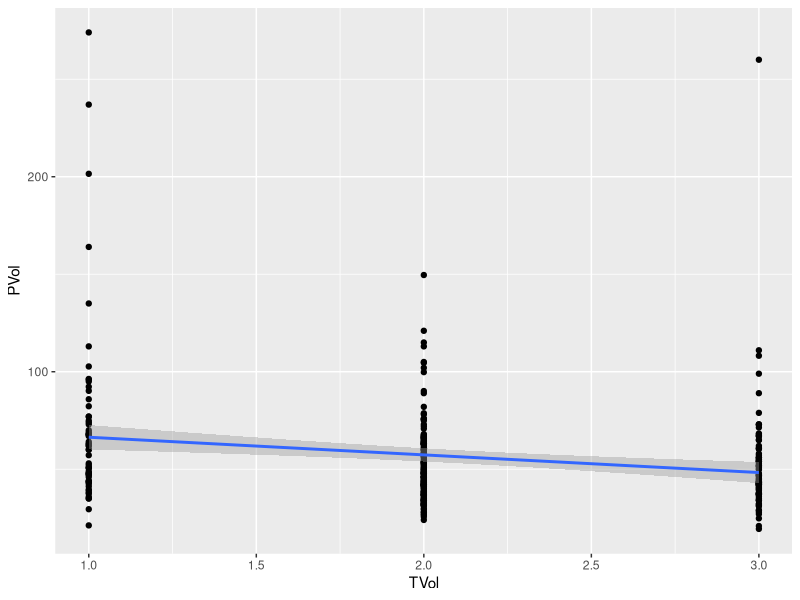
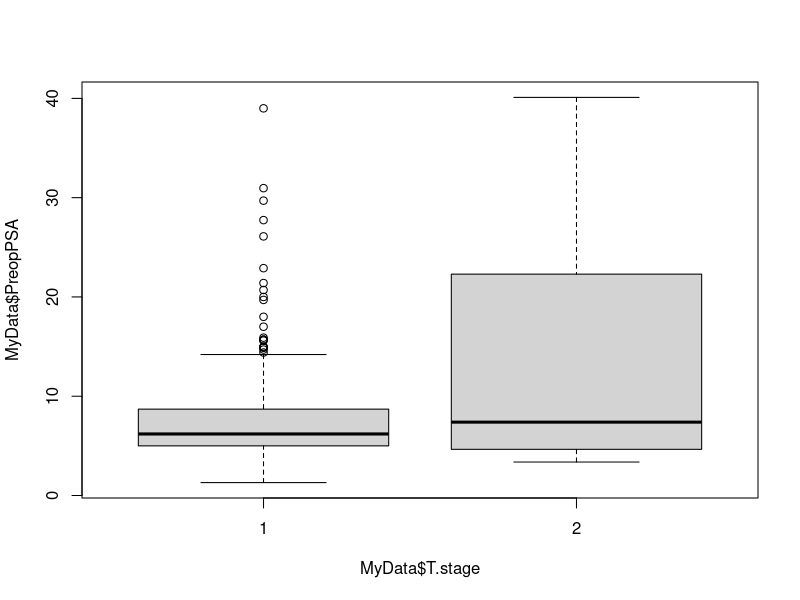
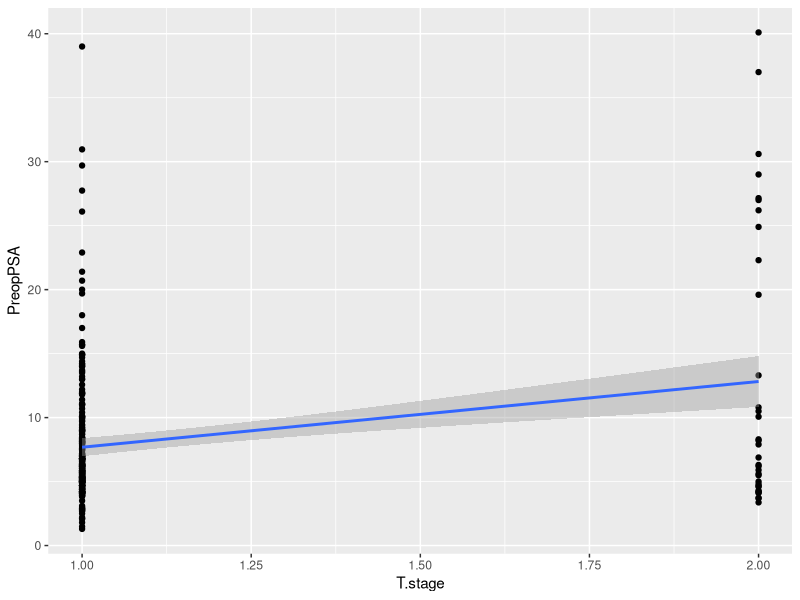
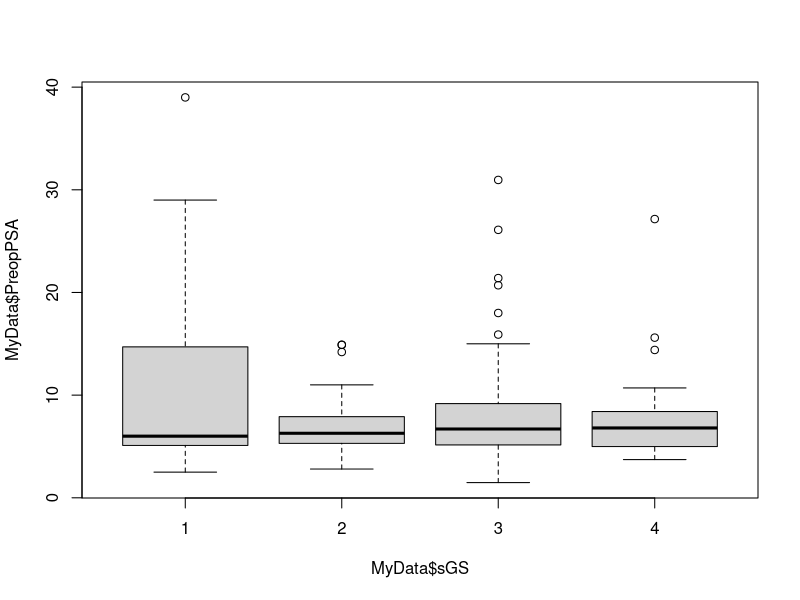
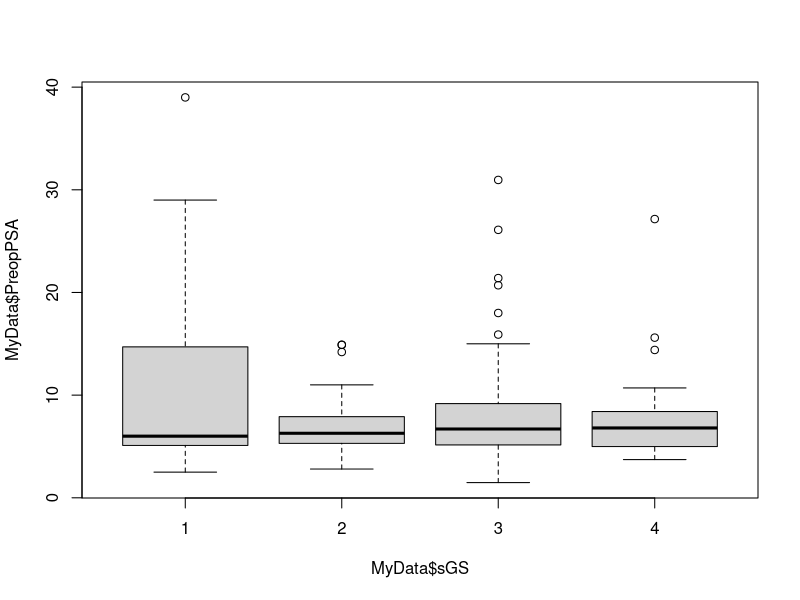
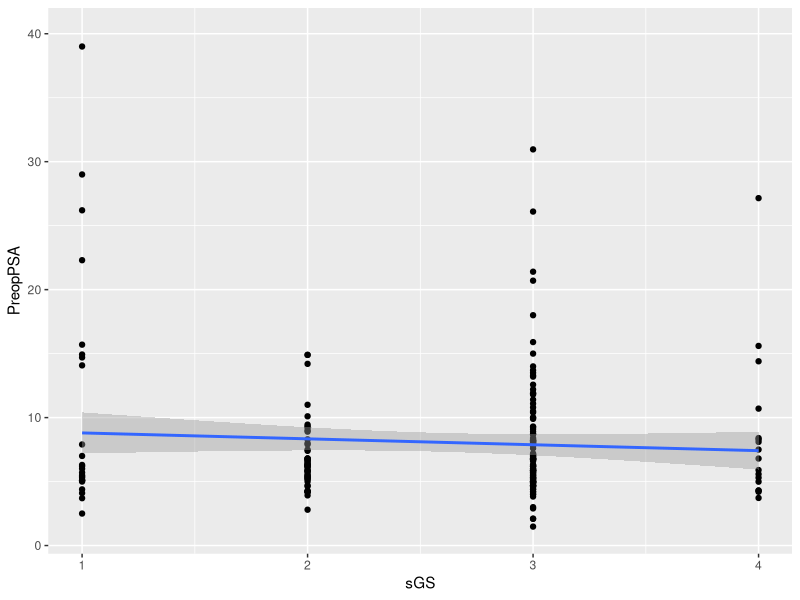
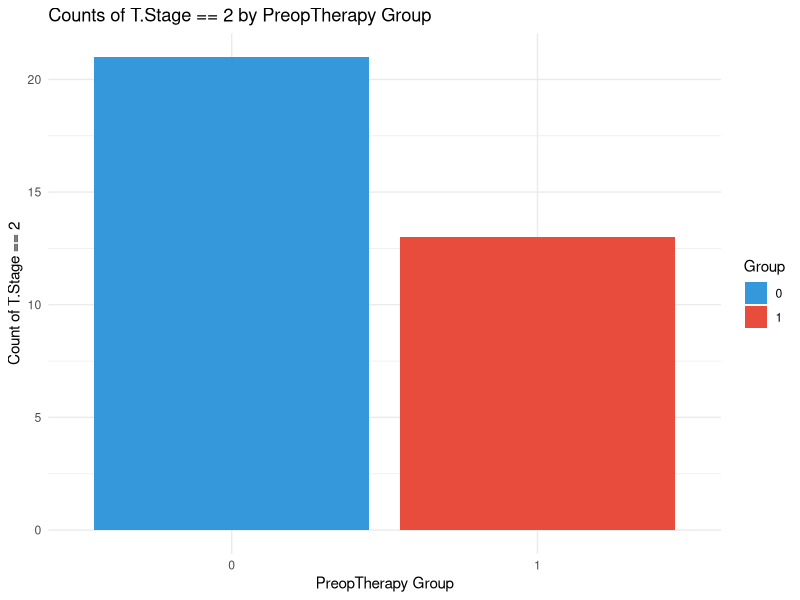
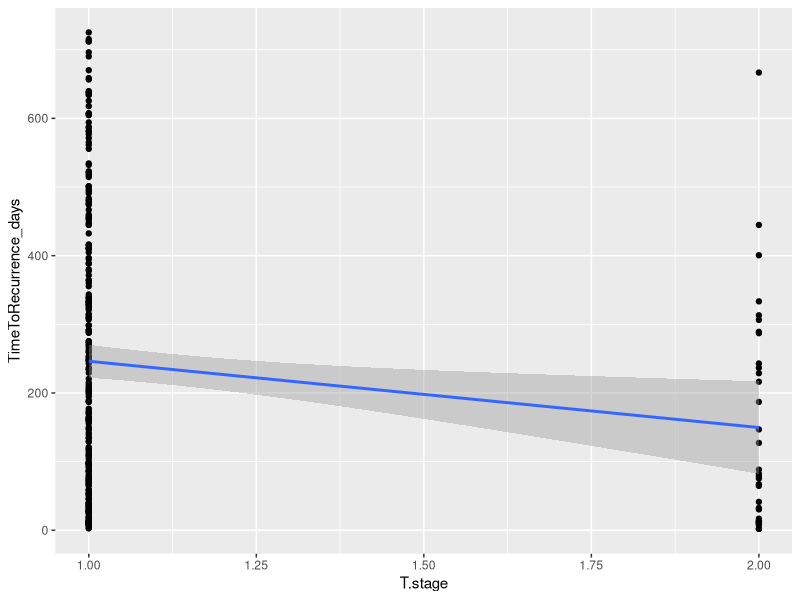

Recreate these plots in R, in order.
#----GROUP 3-------------------------####
# Date:  2024-09-11      
# Author:  The members of GROUP 3     
# Filename: Creating_Plots.R    
# Description:  Creatig Plots
#               
#               
# Project: Exam
#-------------------------------------------###

## Importing data and libraries----
# Importing relevant packages
library(tidyverse)
library(here)
library(readxl)
library(dplyr)
library (patchwork)
library(ggplot2)

# Reading the file
MyData<-read.delim(here("DATA","tidy_adjust_exam_dataset.txt"))

# Getting an overview
glimpse(MyData)


# 4. Day 7: Create plots that would help answer these questions:


#- Are there any correlated measurements? ----

#  - Is there a relation between the `PVol` and `TVol` variables? ----
# Regression: viewing the data: hos does the regression line look like
MyData %>% 
  ggplot(aes(x = TVol, y = PVol)) +
  geom_point() + 
  geom_smooth(method = "lm")

# Calculate correlation and handle NA values by excluding them
correlation <- cor(MyData$PVol, MyData$TVol, use = "complete.obs")
print(correlation) # There is a negative correlation between PVol and TVol of -0,21, meaning that for every 1 TVol increases, PVol decreses with 0.21

#73 Does the distribution of `PreopPSA` depend on `T.Stage`?  HG!
  
  # T-test to find out if there is a significant differece
  t.test(MyData$PreopPSA~MyData$T.stage) %>%  
  broom::tidy() # Table showing there is a statistically significant. P-value 0,01

# Visulalizes by boxplot  
boxplot(MyData$PreopPSA~MyData$T.stage)

#  Visualizes with ggplot og linear regression. 
# Er det hensiktsmessig når dte bare foreligger 2 punkter ?  
MyData %>% 
  ggplot(aes(x = T.stage, y = PreopPSA)) +
  geom_point() + 
  geom_smooth(method = "lm")

# 74 Does the distribution of `PVol` depend on `sGS`?          HG!   

boxplot(MyData$PreopPSA~MyData$sGS)
boxplot(MyData$PreopPSA~MyData$sGS, na.rm = T) # the to plots look exacly the same

# According to the boxplot PreopPSA does not seem to depend om SGS.  
# 
MyData %>% 
  ggplot(aes(x = sGS, y = PreopPSA)) +
  geom_point() + 
  geom_smooth(method = "lm")  

# Calculate correlation and handle NA values by excluding them
correlation <- cor(MyData$PreopPSA, MyData$sGS, use = "complete.obs")
print(correlation) # Collerlation calculatet to 0,071 which is not significant. 


#  - Where there more `T.Stage == 2` in the group with `PreopTherapy == 1` than in the group `PreopTherapy == 0`? ----
# Add a binary indicator for T.Stage == 2, explicitly handling NAs
My_Data <- MyData %>%
  mutate(T_Stage_2 = if_else(`T.stage` == 2, 1, if_else(is.na(`T.stage`), NA_integer_, 0)))
# Subset the data for PreopTherapy groups 0 and 1, excluding NAs in T_Stage_2
group_0 <- My_Data %>% 
  filter(`PreopTherapy` == 0, !is.na(T_Stage_2)) %>% 
  pull(T_Stage_2)

group_1 <- My_Data %>% 
  filter(`PreopTherapy` == 1, !is.na(T_Stage_2)) %>% 
  pull(T_Stage_2)

# Perform a t-test
t_test_result <- t.test(group_1, group_0, alternative = "greater")

# Print the results of the t-test
print(t_test_result) #p-value = 0.001023. The t-test results suggest that there is a statistically significant greater presence of T.Stage == 2 in the group with PreopTherapy == 1 compared to the group with PreopTherapy == 0.

# Show all of this in a plot:
# Prepare the summary data frame, excluding NAs in T_Stage_2
summary_data <- data.frame(
  PreopTherapy = factor(c(rep(0, length(group_0)), rep(1, length(group_1)))),
  T_Stage_2 = c(group_0, group_1)
)

# Exclude rows with NA in T_Stage_2
summary_data <- summary_data[!is.na(summary_data$T_Stage_2), ]

# Calculate the sum for each group
summary_plot_data <- summary_data %>%
  group_by(PreopTherapy) %>%
  summarise(Count = sum(T_Stage_2), .groups = 'drop')

# Print the summary data to check it
print(summary_plot_data)

# Plotting the counts of T.Stage == 2 by PreopTherapy group
ggplot(summary_plot_data, aes(x = PreopTherapy, y = Count, fill = PreopTherapy)) +
  geom_col() +
  scale_fill_manual(values = c("#3498db", "#e74c3c")) +
  labs(title = "Counts of T.Stage == 2 by PreopTherapy Group",
       x = "PreopTherapy Group",
       y = "Count of T.Stage == 2",
       fill = "Group") +
  theme_minimal()

#  4. Day 8: Analyse the dataset and answer the following questions:
#    _(each person chooses one question)_
# 82  - Was the time to recurrence different for various `T.Stage` levels?

t.test(MyData$TimeToRecurrence_days~MyData$T.stage) %>%  
  broom::tidy()
# P-value of 0.00233. there is a cleraly significant differece 

MyData %>% 
  ggplot(aes(x = T.stage, y = TimeToRecurrence_days)) +
  geom_point() + 
  geom_smooth(method = "lm")  

# Calculate correlation and handle NA values by excluding them
correlation <- cor(MyData$TimeToRecurrence_days, MyData$T.stage, use = "complete.obs")
print(correlation) # Calculatet value -0.1517019 which is significant. 

correlation <- cor(MyData$T.stage, MyData$TimeToRecurrence_days, use = "complete.obs")
print(correlation)

# Boxplot
boxplot(MyData$TimeToRecurrence_days~MyData$T.stage)

# 84  - Did those that had recurrence had also larger `TVol` values than those without recurrence?

t.test(MyData$TVol~MyData$Recurrence) %>%  
  broom::tidy()
# P-value of 0.0000000641 which is cleraly significant  

MyData %>% 
  ggplot(aes(x = Recurrence, y = TVol)) +
  geom_point() + 
  geom_smooth(method = "lm")  

# Plottet shows a clear difference between the two groups

# Calculate correlation and handle NA values by excluding them
correlation <- cor(MyData$TVol, MyData$Recurrence, use = "complete.obs")
print(correlation) # Calculatet value  0.2864918 which is significant. 


# Boxplot
boxplot(MyData$TVol~MyData$Recurrence)
# Boxplottet does nake make sence here 
